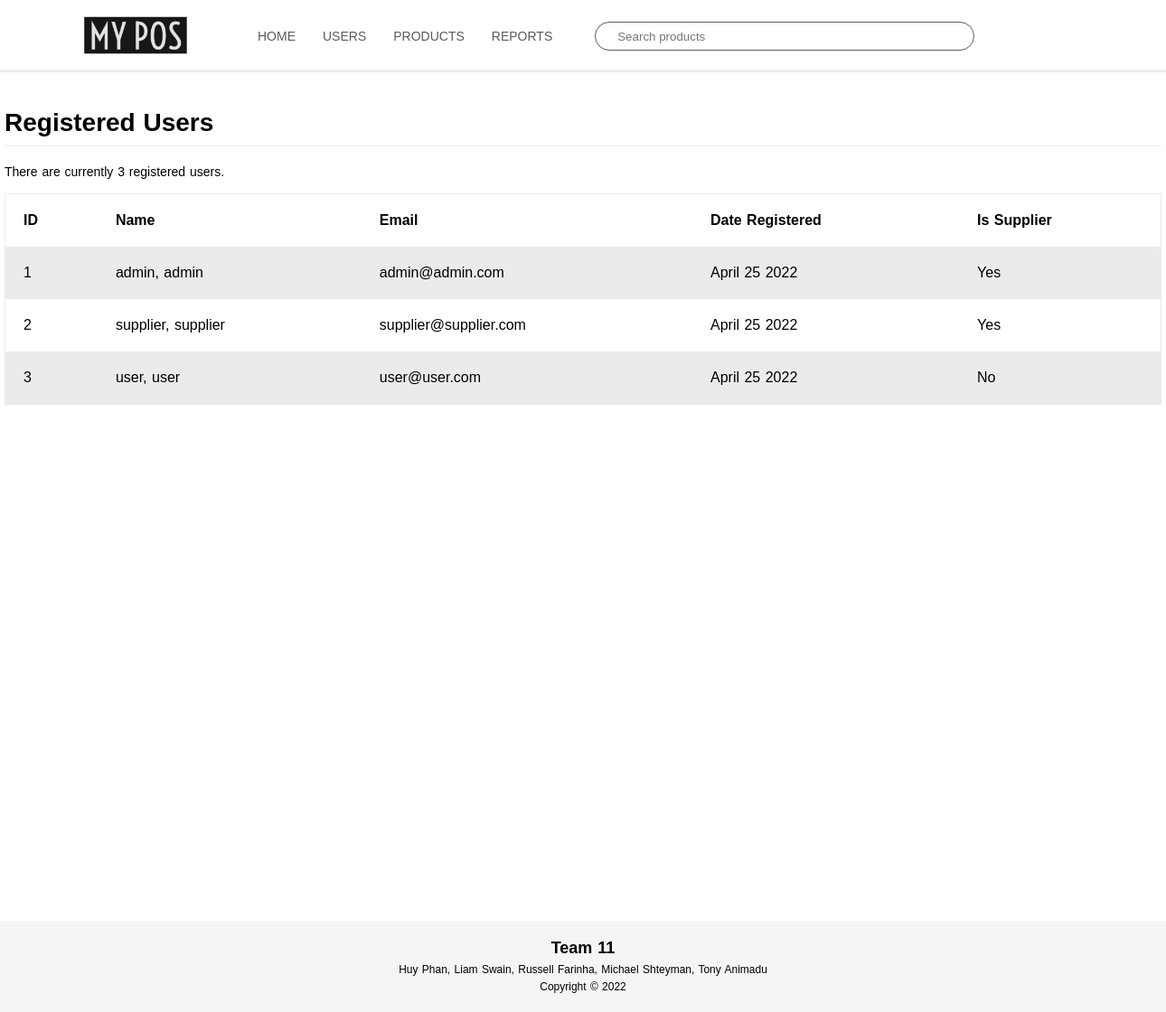
Screenshot of /view_users.php (signed in) with the database file from the repository.
### tables this page shows
CREATE TABLE `users` (
  `user_id` int(10) UNSIGNED NOT NULL,
  `username` varchar(64) NOT NULL,
  `email` varchar(64) NOT NULL,
  `pass` varchar(255) NOT NULL,
  `first_name` varchar(32) DEFAULT NULL,
  `last_name` varchar(32) DEFAULT NULL,
  `registration_date` datetime NOT NULL,
  `street` varchar(64) DEFAULT NULL,
  `city` varchar(32) DEFAULT NULL,
  `state` varchar(32) DEFAULT NULL,
  `zip_code` varchar(8) DEFAULT NULL,
  `country` varchar(32) DEFAULT NULL
);

### view_users.php (the view, shortened to what this page needs)
<link rel="stylesheet" type="text/css" href="/css/table.css">
<?php
$num = 0;
if(isset($_SESSION['user_id']))
{
    $id = $_SESSION['user_id'];
    $query = "SELECT user_id FROM admins WHERE user_id = '$id'";
    $res = @mysqli_query($dbc, $query);
    $num = mysqli_num_rows($res);
}
if($num > 0)
{
    echo '<div class="page-header"><h1>Registered Users</h1></div>';
    $q = "SELECT user_id, CONCAT(last_name, ', ', first_name) AS name,
        email,
        DATE_FORMAT(registration_date, '%M %d %Y') AS dr
        FROM users
        ORDER BY registration_date ASC";
    $r = @mysqli_query($dbc, $q);
    $num = mysqli_num_rows($r);
    if ($num > 0) {
        echo '<p>There are currently ' . $num . ' registered users.</p><br>';
        echo '<div class="table-container">';
        echo '<table>
            <thead>
            <tr>
                <th align="left">ID</th>
                <th align="left">Name</th>
                <th align="left">Email</th>
                <th align="left">Date Registered</th>
                <th align="left">Is Supplier</th>
            </tr>
            </thead>
            <tbody>';
        while ($row = mysqli_fetch_array($r, MYSQLI_ASSOC)) {
            $q2 = "SELECT supplier_id FROM suppliers WHERE user_id={$row['user_id']}";
            $r2 = @mysqli_query($dbc, $q2);
            $num2 = mysqli_num_rows($r2);
            $is_supplier = $num2 > 0 ? "Yes" : "No";
            echo '<tr>
                <td align="left">' . $row['user_id'] . '</td>
                <td align="left">' . $row['name'] . '</td>
                <td align="left">' . $row['email'] . '</td>
                <td align="left">' . $row['dr'] . '</td>
                <td align="left">' . $is_supplier . '</td>
                </tr>';
        }
        echo '</tbody></table></div>';
    }
    else {
        echo '<p class="error">There are currently no registered users.</p>';
    }
}
?>

### css/table.css (style rules this page uses)
html, body { margin: 0 !important; height: 100% !important; overflow: hidden !important; }
.table-container { height: 80%; max-height: 80%; overflow-y: scroll }
table { width: 100%; border-spacing: 15px 1rem; border: 1px solid #ebebeb; border-collapse: collapse; }
th { background: #fff; }
th, td { padding: 20px; }
tr:nth-child(odd) { background: #ebebeb; }

### css/header-navbar.css (style rules this page uses)
html { position: relative; min-height: 100%; }
body { font-family: Helvetica; font-size: 14px; word-spacing: 1px; min-width: 1280px; overflow: auto; }
.header { position: fixed; top: 0; left: 0; z-index: 999; width: 100%; height: 80px; background-color: #fff; border-bottom: 3px solid #ececec; min-width: 1280px; text-decoration: none; }
.body { position: relative; width: 100%; height: 100%; overflow: hidden; top: 80px; padding-bottom: 256px; }
.body-content { width: 1280px; margin: 0 auto; }
.body-content .page-header { padding-bottom: 9px; margin: 40px 0 20px; border-bottom: 1px solid #eee; }
.body-content p { margin-top: 8px; }
.footer { position: absolute; bottom: 0; width: 100%; background-color: #f5f5f5; }
.footer-content { width: 1280px; margin: 16px auto; height: 69px; text-align: center; align-items: center; justify-content: center; font-size: 12px; line-height: 1.6; }
.header button { display: flex; align-items: center; background: none; border: none; outline: none; cursor: pointer; }
.header a { text-decoration: none; }
.header-logo { float: left; margin-left: 6px; width: 264px; height: 80px; }
.header-logo a { display: block; margin-left: 64px; width: 160px; height: 80px; }
.header-logo img { display: inline; width: 160px; height: 160px; margin-top: -55px; pointer-events: none; }
.header-navwrap { display: inline-block; position: relative; }
.header-navbar { display: inline-block; }
.header-navitem { display: flex; position: relative; align-items: center; float: left; width: auto; height: 80px; line-height: 80px; margin: 0 15px; color: #5b5b5b; text-align: center; cursor: pointer; text-decoration: none; }
.header-search-bar { display: flex; margin-left: 32px; cursor: default; }
.header-search-bar .input-container { display: flex; position: relative; width: 420px; height: 32px; border: 1px solid #5b5b5b; border-radius: 25px; padding: 0 16px; }
.header-search-bar input { width: 100%; border: none; outline: none; }
.header-login { display: flex; position: absolute; justify-content: flex-end; top: 0; right: 101px; height: 100%; cursor: pointer; }
.header-login .menu { display: flex; align-items: center; position: relative; padding: 3px 6px 0 0; background: transparent; outline: none; border: 0; list-style-type: none; }
.header-cart { display: flex; position: absolute; top: 0; right: 36px; width: 28px; height: 100%; justify-content: center; cursor: pointer; }

### rows the page displays
users: user_id "1", name "admin, admin", email "admin@admin.com", dr "April 25 2022", is_supplier "Yes"
users: user_id "2", name "supplier, supplier", email "supplier@supplier.com", dr "April 25 2022", is_supplier "Yes"
users: user_id "3", name "user, user", email "user@user.com", dr "April 25 2022", is_supplier "No"

### other values shown
$num "3"
